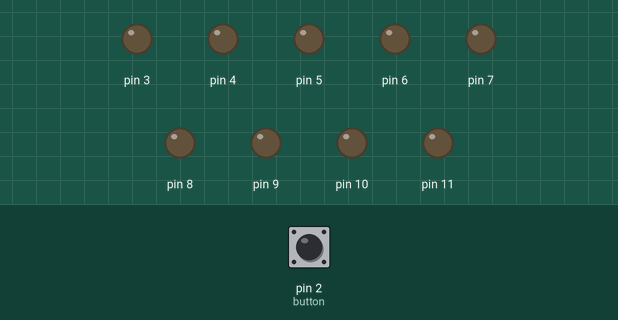
Recording of a sketch running on a simulated Arduino Uno, built with avr-gcc and run on an emulated ATmega328P. Parts: output pins drawn as LEDs (lit = HIGH). Dashed ring = blinking. The inputs (shaded band) are chosen by the test bench; at power-on: pin 2 (button) HIGH.

Above: at 1.2 s.
1.3 s: pin 2 (button) pulled LOW for 0.15 s
At 1.57 s:
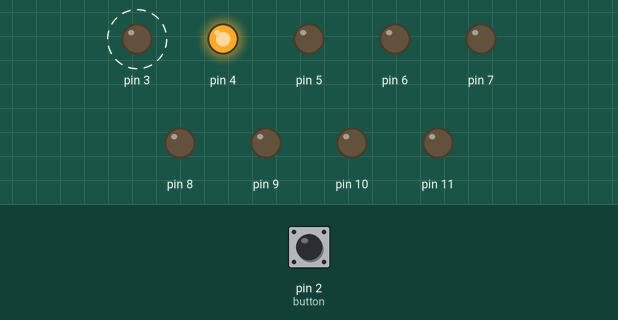
4.3 s: pin 2 (button) pulled LOW for 1 s
At 4.84 s:
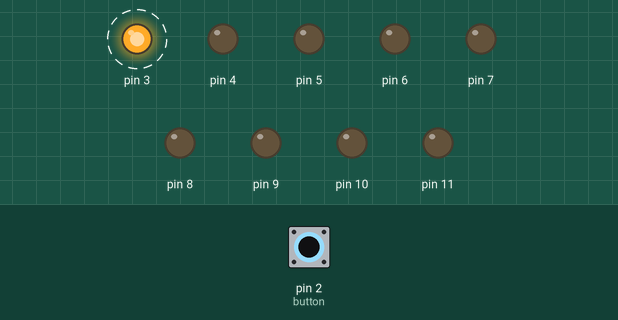
7.3 s: pin 2 (button) pulled LOW for 3.2 s
At 10.67 s:
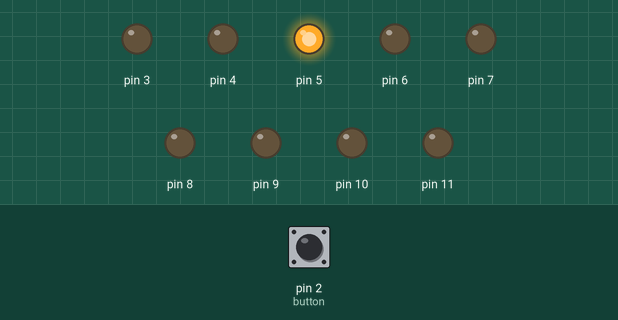
12.0 s: pin 2 (button) pulsed LOW 5 times (0.12 s each, 0.3 s apart)
At 12.71 s:
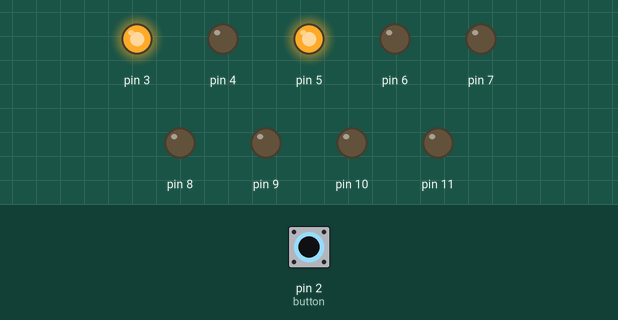
Timing chart, 0 to 15.7 s (numbered marks = the images above; inputs shaded):
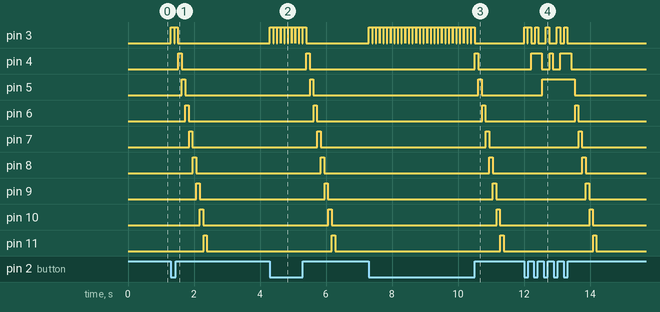

Measured:
- after the input at 1.3 s, pin 3: alternates HIGH for 0.10 s and LOW for 0.01 s, 4 changes in all, then stays LOW, starting at once; pin 4: LOW → HIGH after 0.22 s, → LOW 0.10 s later; pin 5: LOW → HIGH after 0.33 s, → LOW 0.10 s later; pin 6: LOW → HIGH after 0.44 s, → LOW 0.10 s later; pin 7: LOW → HIGH after 0.55 s, → LOW 0.10 s later
- after the input at 4.3 s, pin 3: alternates HIGH for 0.10 s and LOW for 0.01 s, 20 changes in all, then stays LOW, starting at once; pin 4: LOW → HIGH after 1.1 s, → LOW 0.10 s later; pin 5: LOW → HIGH after 1.2 s, → LOW 0.10 s later; pin 6: LOW → HIGH after 1.3 s, → LOW 0.10 s later; pin 7: LOW → HIGH after 1.4 s, → LOW 0.10 s later
- after the input at 7.3 s, pin 3: alternates HIGH for 0.10 s and LOW for 0.01 s, 58 changes in all, then stays LOW, starting at once; pin 4: LOW → HIGH after 3.2 s, → LOW 0.10 s later; pin 5: LOW → HIGH after 3.3 s, → LOW 0.10 s later; pin 6: LOW → HIGH after 3.4 s, → LOW 0.10 s later; pin 7: LOW → HIGH after 3.5 s, → LOW 0.10 s later
- after the input at 12.0 s, pin 4: goes HIGH 0.32 s, LOW 0.23 s, HIGH 0.10 s, LOW 0.23 s, HIGH 0.32 s, then LOW, starting after 0.22 s; pin 5: LOW → HIGH after 0.55 s, → LOW 0.98 s later; pin 6: LOW → HIGH after 1.5 s, → LOW 0.10 s later; pin 7: LOW → HIGH after 1.7 s, → LOW 0.10 s later; pin 8: LOW → HIGH after 1.8 s, → LOW 0.10 s later

The sketch:

4.LED_s_toggle_with_interrupt.ino
```cpp
const uint8_t led1=3; // here i use contant unsign interger for 8 bit microcontroller
const uint8_t led2=4;
const uint8_t led3=5;
const uint8_t led4=6;
const uint8_t led5=7;
const uint8_t led6=8;
const uint8_t led7=9;
const uint8_t led8=10;
const uint8_t led9=11;
const uint8_t button=2;

// Globles

int READ=1;
int j;

void setup() {
  for(int i=3;i<=11;i++)
  {
  pinMode(i,OUTPUT);
  }
  pinMode(2,INPUT_PULLUP);
  attachInterrupt(digitalPinToInterrupt(button),toggle,LOW);
}

void loop()
{   READ=digitalRead(button);

    if(READ==0)
     {
        for(j=3;j<=11;j++)
        {
        digitalWrite(j,1);
        delay(100);
        digitalWrite(j,0);
        delay(10);
        }
    }
}

void toggle()
{
 j=3;
}
```
